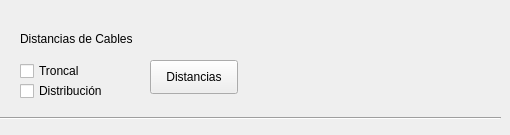
      <widget class="QWidget" name="tab_6">
       <attribute name="title">
        <string>Otros</string>
       </attribute>
       <widget class="QPushButton" name="pushButtonDistancias">
        <property name="geometry">
         <rect>
          <x>150</x>
          <y>60</y>
          <width>88</width>
          <height>34</height>
         </rect>
        </property>
        <property name="text">
         <string>Distancias</string>
        </property>
       </widget>
       <widget class="QLabel" name="label_21">
        <property name="geometry">
         <rect>
          <x>20</x>
          <y>30</y>
          <width>131</width>
          <height>18</height>
         </rect>
        </property>
        <property name="text">
         <string>Distancias de Cables</string>
        </property>
       </widget>
       <widget class="QCheckBox" name="checkBox_troncal">
        <property name="geometry">
         <rect>
          <x>20</x>
          <y>60</y>
          <width>88</width>
          <height>22</height>
         </rect>
        </property>
        <property name="text">
         <string>Troncal</string>
        </property>
       </widget>
       <widget class="QCheckBox" name="checkBox_distribucion">
        <property name="geometry">
         <rect>
          <x>20</x>
          <y>80</y>
          <width>101</width>
          <height>22</height>
         </rect>
        </property>
        <property name="text">
         <string>Distribución</string>
        </property>
       </widget>
       <widget class="Line" name="line">
        <property name="geometry">
         <rect>
          <x>0</x>
          <y>110</y>
          <width>501</width>
          <height>16</height>
         </rect>
        </property>
        <property name="orientation">
         <enum>Qt::Horizontal</enum>
        </property>
       </widget>
      </widget>
